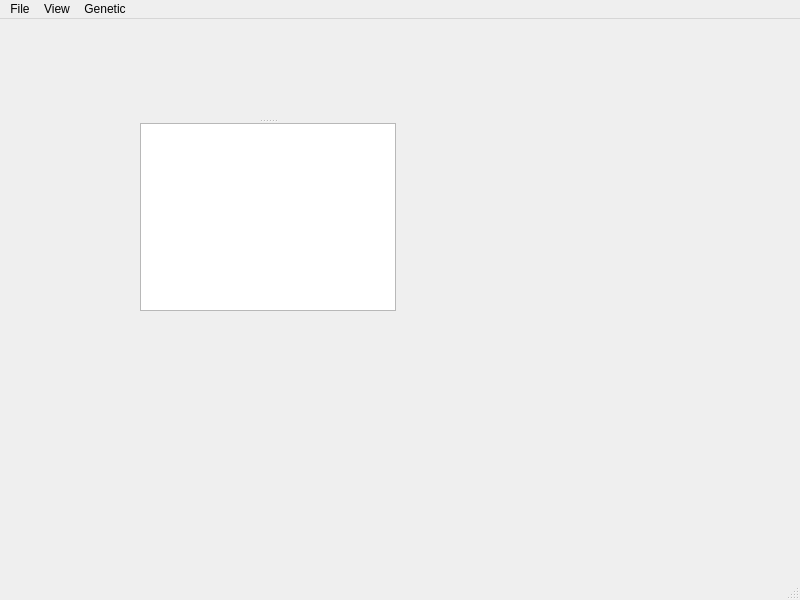
<?xml version="1.0" encoding="UTF-8"?>
<ui version="4.0">
 <class>IBXMainWindow</class>
 <widget class="QMainWindow" name="IBXMainWindow">
  <property name="geometry">
   <rect>
    <x>0</x>
    <y>0</y>
    <width>800</width>
    <height>600</height>
   </rect>
  </property>
  <property name="windowTitle">
   <string>MainWindow</string>
  </property>
  <widget class="QWidget" name="centralwidget">
   <widget class="QSplitter" name="splitter">
    <property name="geometry">
     <rect>
      <x>140</x>
      <y>100</y>
      <width>256</width>
      <height>192</height>
     </rect>
    </property>
    <property name="orientation">
     <enum>Qt::Vertical</enum>
    </property>
    <widget class="QStackedWidget" name="stackedWidget">
     <property name="currentIndex">
      <number>2</number>
     </property>
     <widget class="QWidget" name="GenotypePage">
      <widget class="QTableView" name="GenotypeTable">
       <property name="geometry">
        <rect>
         <x>60</x>
         <y>10</y>
         <width>256</width>
         <height>192</height>
        </rect>
       </property>
      </widget>
     </widget>
     <widget class="QWidget" name="GraphPage">
      <widget class="QGraphicsView" name="GraphView">
       <property name="geometry">
        <rect>
         <x>70</x>
         <y>0</y>
         <width>256</width>
         <height>192</height>
        </rect>
       </property>
      </widget>
     </widget>
     <widget class="QWidget" name="RasterPage">
      <widget class="QGraphicsView" name="RasterView">
       <property name="geometry">
        <rect>
         <x>80</x>
         <y>0</y>
         <width>256</width>
         <height>192</height>
        </rect>
       </property>
      </widget>
     </widget>
    </widget>
    <widget class="QTextBrowser" name="textBrowser"/>
   </widget>
  </widget>
  <widget class="QMenuBar" name="menubar">
   <property name="geometry">
    <rect>
     <x>0</x>
     <y>0</y>
     <width>800</width>
     <height>22</height>
    </rect>
   </property>
   <widget class="QMenu" name="menuFile">
    <property name="title">
     <string>File</string>
    </property>
    <widget class="QMenu" name="menuImport">
     <property name="title">
      <string>Import</string>
     </property>
     <addaction name="actionGenotypes"/>
     <addaction name="actionRaster"/>
     <addaction name="actionGraph"/>
    </widget>
    <addaction name="actionNew"/>
    <addaction name="actionOpen"/>
    <addaction name="actionSave"/>
    <addaction name="menuImport"/>
    <addaction name="separator"/>
    <addaction name="actionQuit"/>
   </widget>
   <widget class="QMenu" name="menuView">
    <property name="title">
     <string>View</string>
    </property>
    <addaction name="actionViewGenotypes"/>
    <addaction name="actionViewPopgraphs"/>
    <addaction name="actionViewRasters"/>
   </widget>
   <widget class="QMenu" name="menuGenetic">
    <property name="title">
     <string>Genetic</string>
    </property>
    <widget class="QMenu" name="menuFrequencies">
     <property name="title">
      <string>Frequencies</string>
     </property>
     <addaction name="actionAllele"/>
     <addaction name="actionGenotype"/>
    </widget>
    <widget class="QMenu" name="menuDistance">
     <property name="title">
      <string>Distance</string>
     </property>
     <addaction name="actioncGD"/>
     <addaction name="actionStrata"/>
    </widget>
    <addaction name="menuFrequencies"/>
    <addaction name="menuDistance"/>
    <addaction name="actionStructure"/>
   </widget>
   <addaction name="menuFile"/>
   <addaction name="menuView"/>
   <addaction name="menuGenetic"/>
  </widget>
  <widget class="QStatusBar" name="statusbar"/>
  <action name="actionOpen">
   <property name="text">
    <string>Open</string>
   </property>
   <property name="shortcut">
    <string>Ctrl+O</string>
   </property>
  </action>
  <action name="actionSave">
   <property name="text">
    <string>Save</string>
   </property>
   <property name="shortcut">
    <string>Ctrl+S</string>
   </property>
  </action>
  <action name="actionNew">
   <property name="text">
    <string>New</string>
   </property>
   <property name="shortcut">
    <string>Ctrl+N</string>
   </property>
  </action>
  <action name="actionQuit">
   <property name="text">
    <string>Quit</string>
   </property>
   <property name="shortcut">
    <string>Ctrl+Q</string>
   </property>
  </action>
  <action name="actionGenotypes">
   <property name="text">
    <string>Genotypes</string>
   </property>
  </action>
  <action name="actionRaster">
   <property name="text">
    <string>Raster</string>
   </property>
  </action>
  <action name="actionGraph">
   <property name="text">
    <string>Graph</string>
   </property>
  </action>
  <action name="actionViewGenotypes">
   <property name="text">
    <string>Genotypes</string>
   </property>
   <property name="toolTip">
    <string>View genotypes</string>
   </property>
   <property name="shortcut">
    <string>Ctrl+1</string>
   </property>
  </action>
  <action name="actionViewPopgraphs">
   <property name="text">
    <string>PopGraphs</string>
   </property>
   <property name="toolTip">
    <string>View popgraph</string>
   </property>
   <property name="shortcut">
    <string>Ctrl+2</string>
   </property>
  </action>
  <action name="actionViewRasters">
   <property name="text">
    <string>Raster</string>
   </property>
   <property name="toolTip">
    <string>View raster</string>
   </property>
   <property name="shortcut">
    <string>Ctrl+3</string>
   </property>
  </action>
  <action name="actionAllele">
   <property name="text">
    <string>Allele</string>
   </property>
  </action>
  <action name="actionGenotype">
   <property name="text">
    <string>Genotype</string>
   </property>
  </action>
  <action name="actioncGD">
   <property name="text">
    <string>Individual</string>
   </property>
  </action>
  <action name="actionStrata">
   <property name="text">
    <string>Strata</string>
   </property>
  </action>
  <action name="actionStructure">
   <property name="text">
    <string>Structure</string>
   </property>
  </action>
 </widget>
 <resources/>
 <connections/>
</ui>
